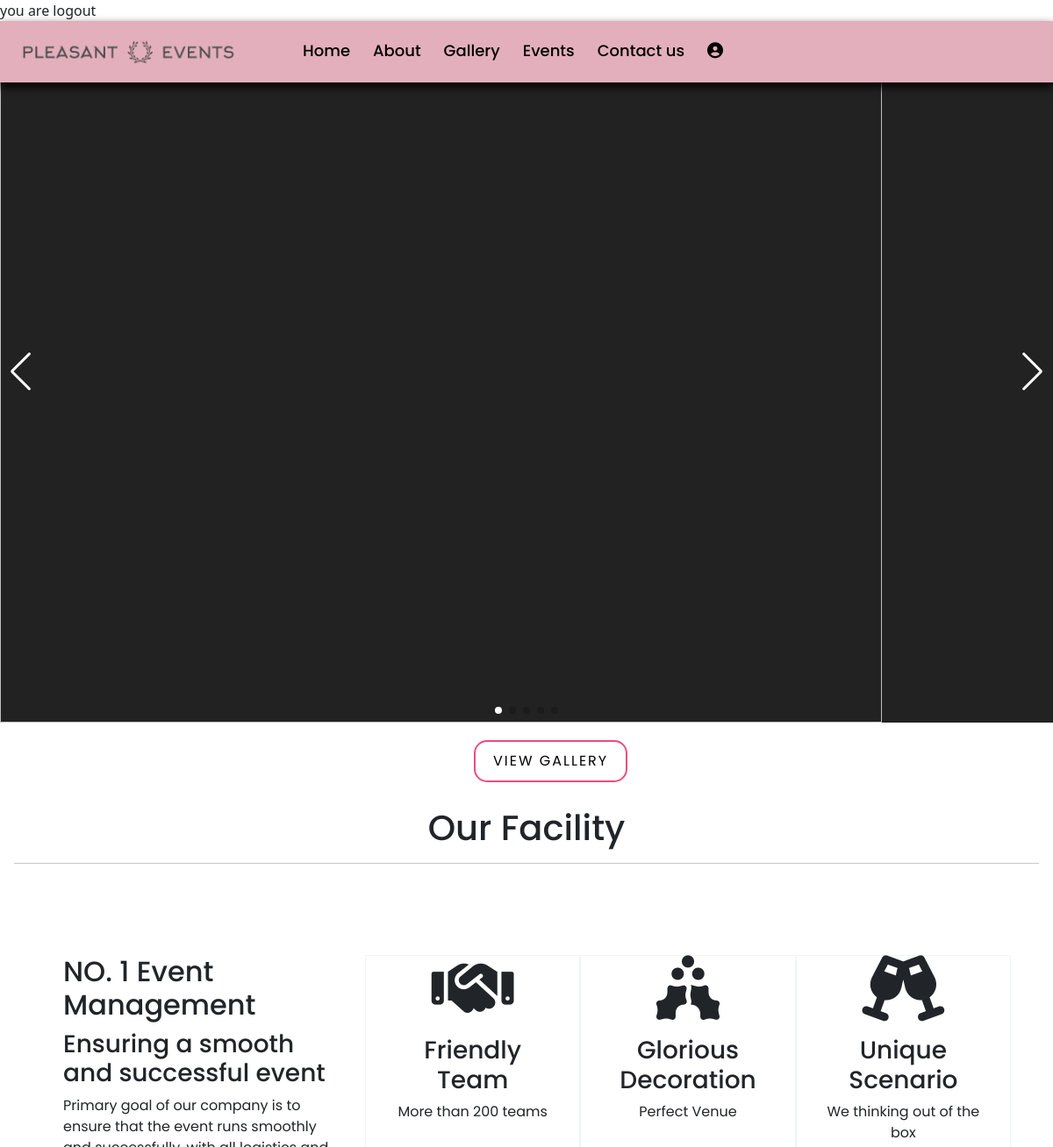
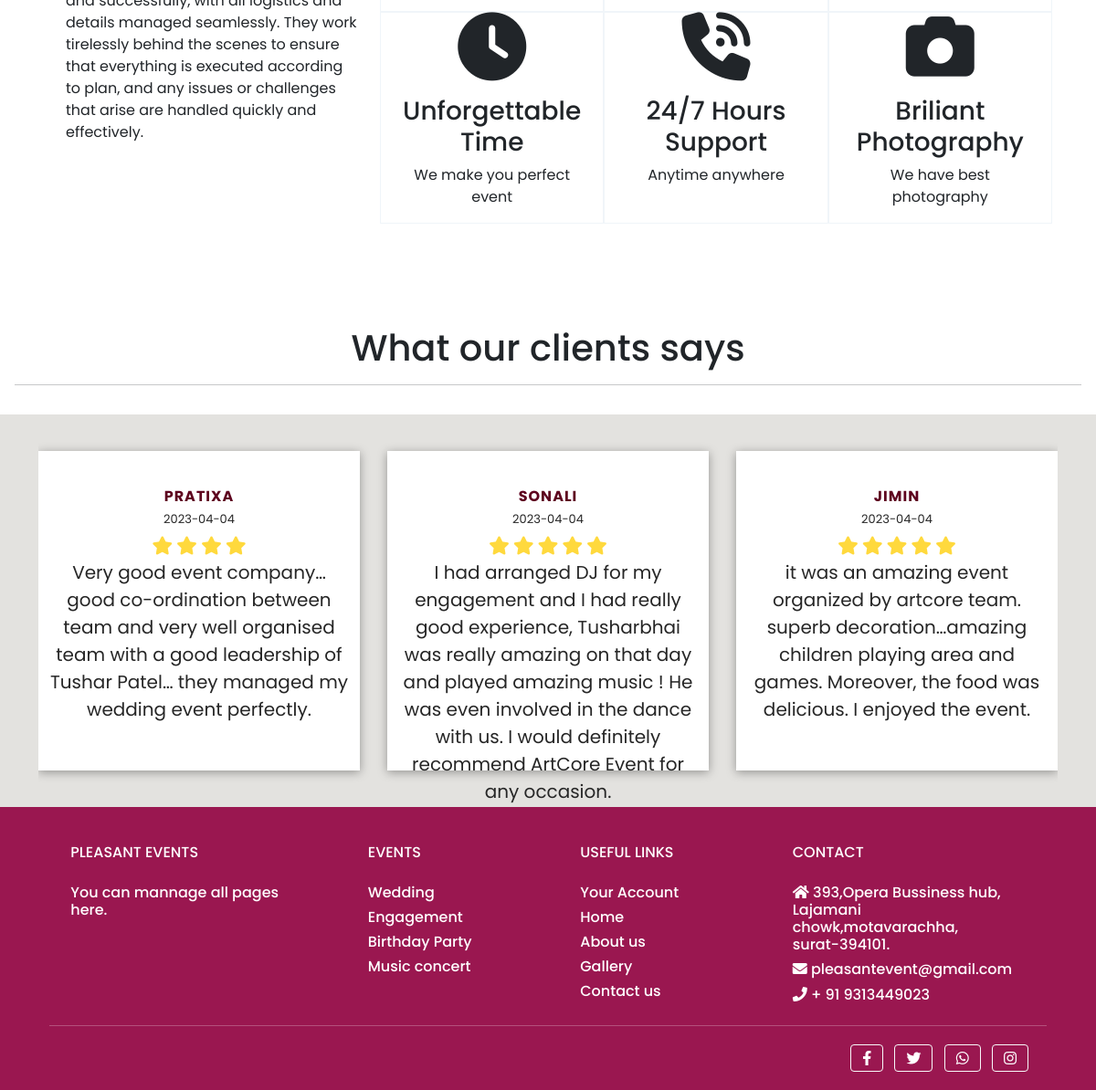
The app's page /home.php with its own data (2 pictures, top to bottom).
### tables this page shows
CREATE TABLE `feedback` (
  `id` int(6) NOT NULL,
  `customerid` int(20) NOT NULL,
  `fname` varchar(30) DEFAULT NULL,
  `phoneno` bigint(20) NOT NULL,
  `fb` varchar(1000) DEFAULT NULL,
  `email` varchar(50) NOT NULL,
  `star` int(11) NOT NULL,
  `date` date NOT NULL
);

### home.php (the view, shortened to what this page needs)
<?php
include('navbar.php');
include('header.php');
?>
</head>
<body>
    <section>
        <div class="slideback">
            <div class="swiper">
                <div class="swiper-wrapper">
                    <div class="swiper-slide"><img class="bgimg" src="assets/black couple.jpg">
                    </div>
                </div>
                <div class="swiper-pagination"></div>
                <div class="swiper-button-prev"></div>
                <div class="swiper-button-next"></div>
            </div>
    </section>
    <a type="button" class="btn_desing" href="gallery.php">View Gallery</a>
    <section class="space p-3 pt-5">
        <div class="h1_title">
            <h1>Our Facility</h1>
            <hr>
        </div>
    </section>
    <section class="service p-4 pb-3">
        <div class="service_content p-5">
            <div class="row g-5">
                <div class="col-lg-4 col-md-12 col-sm-12">
                    <h2>NO. 1 Event Management </h2>
                    <h3>Ensuring a smooth and successful event </h3>
                   <p> Primary goal of our company is to ensure that the event runs smoothly and successfully, with all logistics and details managed seamlessly. They work tirelessly behind the scenes to ensure that everything is executed according to plan, and any issues or challenges that arise are handled quickly and effectively.
                    </p>
                </div>
                <div class="col-lg-8 col-md-12 col-sm-12" id="p3">
                    <div class="row g-5">
                        <div class="col-lg-4" id="p2">
                            <p href="" id="icn"><i class="fa-solid fa-handshake"></i></p>
                            <h3>Friendly Team</h3>
                            <p>More than 200 teams</p>
                        </div>
                        <div class="col-lg-4" id="p2">
                            <p href="" id="icn"><i class="fa-sharp fa-solid fa-holly-berry"></i></p>
                            <h3>Glorious Decoration</h3>
                            <p>Perfect Venue</p>
                        </div>
                        <div class="col-lg-4" id="p2">
                            <p href="" id="icn"><i class="fa-solid fa-champagne-glasses"></i></p>
                            <h3>Unique Scenario</h3>
                            <p>We thinking out of the box</p>
                        </div>
                    </div>
                    <div class="row g-5">
                        <div class="col-lg-4" id="p2">
                            <p href="" id="icn"><i class="fa-solid fa-clock"></i></p>
                            <h3>Unforgettable Time</h3>
                            <p>We make you perfect event</p>
                        </div>
                        <div class="col-lg-4" id="p2">
                            <p href="" id="icn"><i class="fa-solid fa-phone-volume"></i></p>
                            <h3>24/7 Hours Support</h3>
                            <p>Anytime anywhere</p>
                        </div>
                        <div class="col-lg-4" id="p2">
                            <p href="" id="icn"><i class="fa-duotone fa-solid fa-camera"></i></p>
                            <h3>Briliant Photography</h3>
                            <p>We have best photography</p>
                        </div>
                    </div>
                </div>
            </div>
        </div>
    </section>
    <section class="space p-3 pt-5">
        <div class="h1_title">
            <h1>What our clients says</h1>
            <hr>
        </div>
    </section>
    <section id="testimonial_area" class="section_padding">
        <div class="container">
            <div class="row">
                <div class="col-md-12">
                    <div class="testmonial_slider_area text-center owl-carousel">
                        <?php
                        $query = "SELECT * from feedback LIMIT 5";
                        $query_run = mysqli_query($con, $query);
                        if (mysqli_num_rows($query_run) > 0) {
                            foreach ($query_run as $row) {
                        ?>
                                <div class="box-area">
                                    <h5><?php echo $row['fname']; ?></h5>
                                    <span><?php echo $row['date'];?></span>
                                            <?php
                                            if ($row['star'] == 1) {
                                                echo " <i class='fas fa-star' style='color:#FFD93D; font-size:20px'></i> ";
                                            } else if ($row['star'] == 2) {
                                                echo " <i class='fas fa-star' style='color:#FFD93D; font-size:20px'></i>";
                                                echo " <i class='fas fa-star' style='color:#FFD93D; font-size:20px'></i>";
                                            } else if ($row['star'] == 3) {
                                                echo " <i class='fas fa-star' style='color:#FFD93D; font-size:20px'></i>";
                                                echo " <i class='fas fa-star' style='color:#FFD93D; font-size:20px'></i>";
                                                echo " <i class='fas fa-star' style='color:#FFD93D; font-size:20px'></i>";
                                            } else if ($row['star'] == 4) {
                                                echo " <i class='fas fa-star' style='color:#FFD93D; font-size:20px'></i>";
                                                echo " <i class='fas fa-star' style='color:#FFD93D; font-size:20px'></i>";
                                                echo " <i class='fas fa-star' style='color:#FFD93D; font-size:20px'></i>";
                                                echo " <i class='fas fa-star' style='color:#FFD93D; font-size:20px'></i>";
                                            } else {
                                                echo " <i class='fas fa-star' style='color:#FFD93D; font-size:20px'></i>";
                                                echo " <i class='fas fa-star' style='color:#FFD93D; font-size:20px'></i>";
                                                echo " <i class='fas fa-star' style='color:#FFD93D; font-size:20px'></i>";
                                                echo " <i class='fas fa-star' style='color:#FFD93D; font-size:20px'></i>";
                                                echo " <i class='fas fa-star' style='color:#FFD93D; font-size:20px'></i>";
                                            }
                                            ?>
                                    <p class="content">
                                        <?php echo $row['fb'];?>
                                    </p>
                                </div>
                        <?php
                            }
                        } ?>
                    </div>
                </div>
            </div>
        </div>
    </section>
    <?php
    include('footer.php');
    ?>
</body>
</html>

### homemain2.css (style rules this page uses)
.slideback { width: 100%; height:100vh; background: #222; display: flex; align-items: center; justify-content: center; }
.swiper { width: 100%; height: fit-content; }
.swiper-slide img { width: 1005; }
.swiper .swiper-button-prev, .swiper .swiper-button-next { color: #fff; }
.bgimg { height:100vh; width: 100%; background-size: cover; background-position: center; }
.h1_title { text-align: center; }
.service { padding: 550px; }
#p2 { border: 1px solid #f0f5f9; text-align: center; }
#p3 { background-color: white; }
#icn { font-size: 75px; }
#testimonial_area { background-color: #E3E2DF; }
.box-area { padding: 10px; height: 350px; position: relative; display: block; background: #fff; color: #000; box-shadow: rgba(0, 0, 0, 0.35) 0px 2px 10px; margin: 40px 0; }
.box-area h5 { font-size: 16px; font-weight: 700; color: #5d001e; margin-top: 30px; margin-bottom: 5px; text-transform: uppercase; letter-spacing: 1px; }
.box-area span { color: #262626; display: block; font-size: 13px; margin: 0 0 10px; font-weight: 400; }
.box-area .content { color: #262626; font-size: 20px; }

### navbar1.css (style rules this page uses)
* { margin: 0; padding: 0; box-sizing: border-box; text-decoration: none; font-family: 'Poppins', sans-serif; }
.slideback { width: 100%; height:100vh; background: #222; display: flex; align-items: center; justify-content: center; }
.swiper { width: 100%; height: fit-content; }
.swiper-slide img { width: 1005; }
.swiper .swiper-button-prev, .swiper .swiper-button-next { color: #fff; }
.bgimg { height:100vh; width: 100%; background-size: cover; background-position: center; }

### header.php (style rules this page uses)
.btn_desing { background: transparent; border: 2px solid #EE4C7C; border-radius: 15px; color: black; text-transform: uppercase; font-size: 16px; letter-spacing: 2px; cursor: pointer; padding: 10px 20px; position: relative; transition: 0.2s ease-in-out; left:45% ; text-decoration: none; top:20px; }
.btn_desing::before { content: ''; position: absolute; border-radius: 13px; inset: 0; background: #EE4C7C; z-index: -1; clip-path: circle(0% at 50% 50%); transition: 0.7s ease-in-out; }

### records on screen
feedback: fname "PRATIXA", date "2023-04-04", star 4 (drawn), fb "Very good event company… good co-ordination between team and very well organised team with a good leadership of Tushar Patel… they managed my wedding event perfectly."
feedback: fname "SONALI", date "2023-04-04", fb "I had arranged DJ for my engagement and I had really good experience, Tusharbhai was really amazing on that day and played amazing music ! He was even involved in the dance with us. I would definitely recommend ArtCore Event for any occasion."
feedback: fname "JIMIN", date "2023-04-04", fb "it was an amazing event organized by artcore team. superb decoration…amazing children playing area and games. Moreover, the food was delicious. I enjoyed the event."
